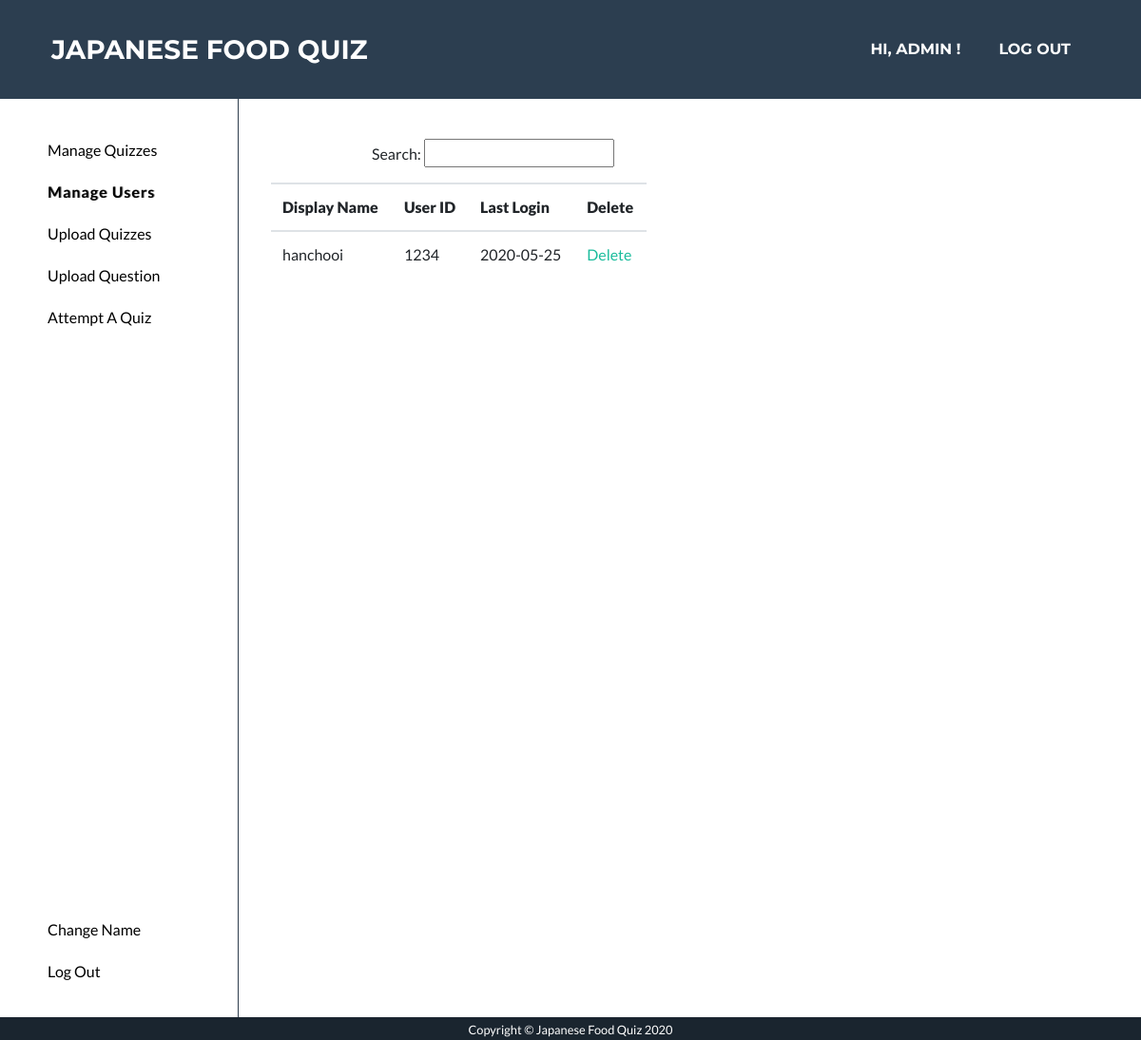
/manage_user (signed in), run on an earlier commit of the app's database.
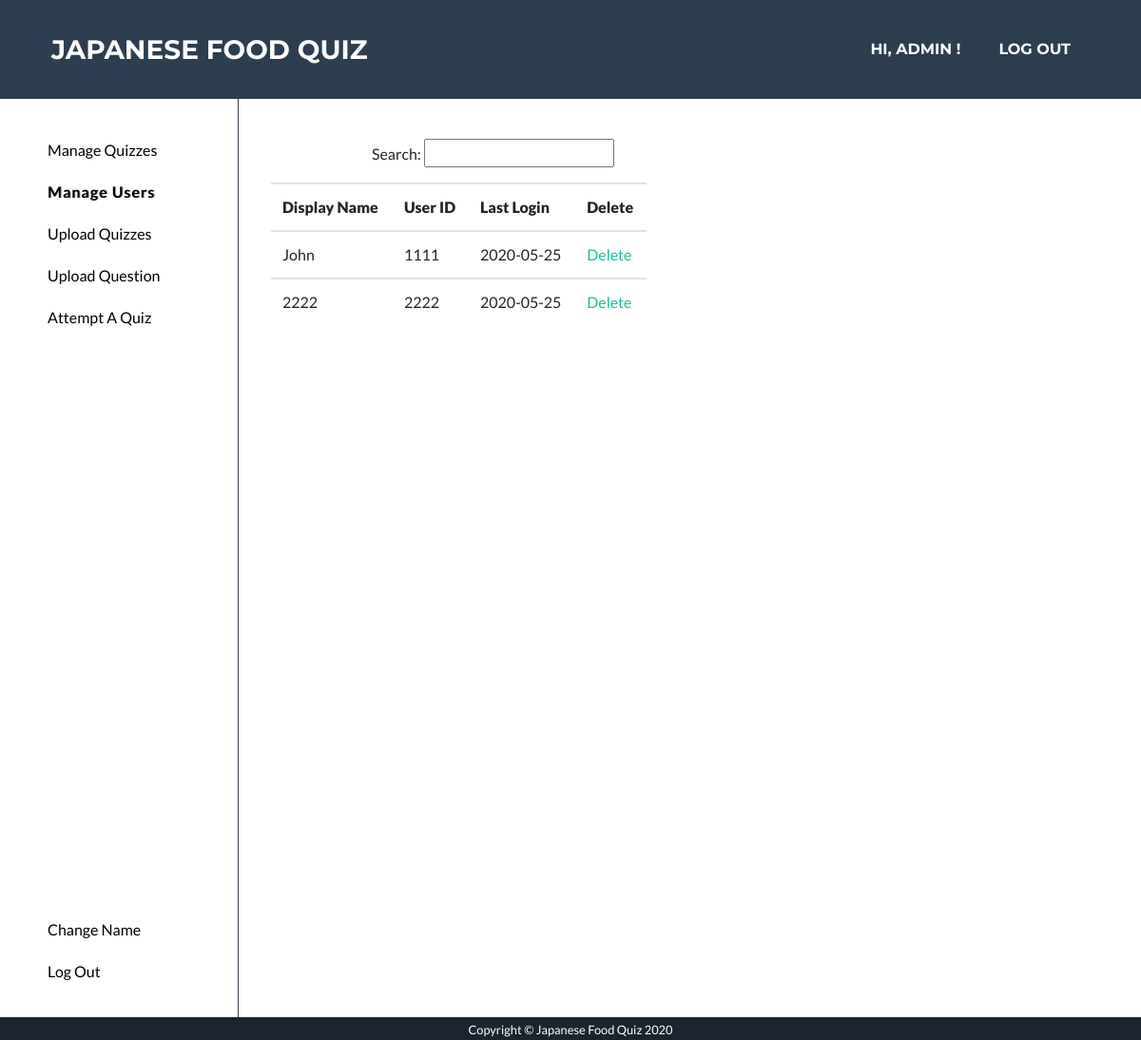
And on a later commit of the database.
### app/models.py (models this page shows, shortened)
class User(UserMixin, db.Model):
    __table_args__ = {'extend_existing': True}
    id = db.Column(db.String, primary_key=True)
    email = db.Column(db.String(128))
    name = db.Column(db.String(128))
    password_hash = db.Column(db.String(128))
    status = db.Column(db.String)
    last_login = db.Column(db.DATE, nullable=False, default=datetime.now)

### app/routes.py (the view)
@app.route('/manage_user')
@login_required
def manage_user():
	user = current_user
	if user.id != '1111111':
		return redirect('/admin')
	users = User.query.filter(User.id!="1111111")
	return render_template('manage_user.html', users=users, username=current_user.name)

### app/models.py (called while the page is built)
@login.user_loader
def load_user(id):
    user = User.query.filter_by(id=(int(id))).first()
    return user

### app/templates/manage_user.html (shortened to what this page needs)
<!DOCTYPE html>
<html lang="en">
  <head>
    <link href="/static/style.css" rel="stylesheet" />
    <link rel="stylesheet" type="text/css" href="static/default.css" />
    <link rel="stylesheet" type="text/css" href="static/admin_page.css" />
    {% extends 'base.html' %} {% block content %}
    <div class="main">
      <div class="navbar2">
        <ul class="nav_ul2">
          <li class="nav_list2">
            <a href="/manage_quiz"><button>Manage Quizzes</button> </a>
          </li>
          <li class="nav_list2">
            <a href="/manage_user"><button class="highlight_m_user">Manage Users</button> </a>
          </li>
          <li class="nav_list2">
            <a href="/upload_question_set"><button>Upload Quizzes</button> </a>
          </li>
          <li class="nav_list2">
            <a href="/upload_quiz"><button>Upload Question</button></a>
          </li>
          <li class="nav_list2">
            <a href="/qs"><button>Attempt A Quiz </button></a>
          </li>
          <li class="nav_list2_bottom">
            <a href="/user_change_name"><button>Change Name</button></a>
        </li>
          <li class="nav_list2"><a href="/logout"><button>Log Out</button></a></li>
        </ul>
      </div>
      <div class="main_part">
          <p class="search">Search: <input type="text" /></p>
          <div class="flex_list container">
          <table class="table">
              <tr>
                  <th><strong>Display Name</strong></th>
                  <th><strong>User ID</strong></th>
                  <th><strong>Last Login</strong></th>
                  <th><strong>Delete</strong></th>
              </tr>
               {% for user in users %}
                  <tr>
                          <td>{{ user.name }}</td>
                          <td>{{ user.id }}</td>
                          <td>{{ user.last_login }}</td>
                          <td><a href="/update?id={{ user.id }}">Delete</a></td>
                  </tr>
               {% endfor %}
          </table>
          </div>
      </div>
    </div>
    {% endblock %}

What changed in the data, as far as the page shows it:
removed User: name "hanchooi", id "1234", last_login "2020-05-25"
added User: name "John", id "1111", last_login "2020-05-25"
added User: name "2222", id "2222", last_login "2020-05-25"
